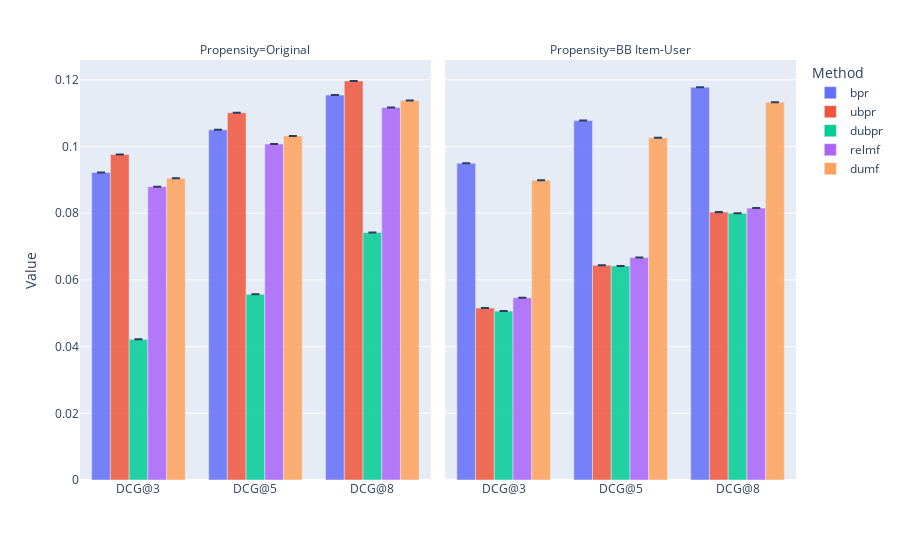

Notebook code for this chart:
### Markdown cell above
### DCG@K

### Code cell
plot_barplot(yahoo_df, 'yahoo', 'DCG', methods=methods, propensities=_propensities)

### Figure 1 — Plotly figure (JSON) as saved in the notebook; plotly's stock layout.template omitted (floating-point values rounded to 4 significant figures)
{"data": [{"alignmentgroup": "True", "error_y": {"array": [1.422e-06, 1.053e-06, 1.018e-06]}, "hovertemplate": "Method=bpr<br>Propensity=Original<br>Metric@K=%{x}<br>Value=%{y}<extra></extra>", "legendgroup": "bpr", "marker": {"color": "#636efa", "opacity": 0.85, "pattern": {"shape": ""}}, "name": "bpr", "offsetgroup": "bpr", "orientation": "v", "showlegend": true, "textposition": "auto", "type": "bar", "x": ["DCG@3", "DCG@5", "DCG@8"], "xaxis": "x", "y": [0.09222, 0.105, 0.1154], "yaxis": "y"}, {"alignmentgroup": "True", "error_y": {"array": [1.504e-06, 7.468e-07, 5.669e-07]}, "hovertemplate": "Method=bpr<br>Propensity=BB Item-User<br>Metric@K=%{x}<br>Value=%{y}<extra></extra>", "legendgroup": "bpr", "marker": {"color": "#636efa", "opacity": 0.85, "pattern": {"shape": ""}}, "name": "bpr", "offsetgroup": "bpr", "orientation": "v", "showlegend": false, "textposition": "auto", "type": "bar", "x": ["DCG@3", "DCG@5", "DCG@8"], "xaxis": "x2", "y": [0.095, 0.1078, 0.1178], "yaxis": "y2"}, {"alignmentgroup": "True", "error_y": {"array": [1.422e-06, 1.37e-06, 8.799e-07]}, "hovertemplate": "Method=ubpr<br>Propensity=Original<br>Metric@K=%{x}<br>Value=%{y}<extra></extra>", "legendgroup": "ubpr", "marker": {"color": "#EF553B", "opacity": 0.85, "pattern": {"shape": ""}}, "name": "ubpr", "offsetgroup": "ubpr", "orientation": "v", "showlegend": true, "textposition": "auto", "type": "bar", "x": ["DCG@3", "DCG@5", "DCG@8"], "xaxis": "x", "y": [0.09757, 0.1101, 0.1196], "yaxis": "y"}, {"alignmentgroup": "True", "error_y": {"array": [7.171e-06, 5.364e-06, 3.917e-06]}, "hovertemplate": "Method=ubpr<br>Propensity=BB Item-User<br>Metric@K=%{x}<br>Value=%{y}<extra></extra>", "legendgroup": "ubpr", "marker": {"color": "#EF553B", "opacity": 0.85, "pattern": {"shape": ""}}, "name": "ubpr", "offsetgroup": "ubpr", "orientation": "v", "showlegend": false, "textposition": "auto", "type": "bar", "x": ["DCG@3", "DCG@5", "DCG@8"], "xaxis": "x2", "y": [0.05156, 0.06438, 0.08032], "yaxis": "y2"}, {"alignmentgroup": "True", "error_y": {"array": [0, 0, 0]}, "hovertemplate": "Method=dubpr<br>Propensity=Original<br>Metric@K=%{x}<br>Value=%{y}<extra></extra>", "legendgroup": "dubpr", "marker": {"color": "#00cc96", "opacity": 0.85, "pattern": {"shape": ""}}, "name": "dubpr", "offsetgroup": "dubpr", "orientation": "v", "showlegend": true, "textposition": "auto", "type": "bar", "x": ["DCG@3", "DCG@5", "DCG@8"], "xaxis": "x", "y": [0.04217, 0.05566, 0.0742], "yaxis": "y"}, {"alignmentgroup": "True", "error_y": {"array": [6.285e-06, 5.125e-06, 3.95e-06]}, "hovertemplate": "Method=dubpr<br>Propensity=BB Item-User<br>Metric@K=%{x}<br>Value=%{y}<extra></extra>", "legendgroup": "dubpr", "marker": {"color": "#00cc96", "opacity": 0.85, "pattern": {"shape": ""}}, "name": "dubpr", "offsetgroup": "dubpr", "orientation": "v", "showlegend": false, "textposition": "auto", "type": "bar", "x": ["DCG@3", "DCG@5", "DCG@8"], "xaxis": "x2", "y": [0.05065, 0.06417, 0.08001], "yaxis": "y2"}, {"alignmentgroup": "True", "error_y": {"array": [3.778e-06, 2.271e-06, 1.624e-06]}, "hovertemplate": "Method=relmf<br>Propensity=Original<br>Metric@K=%{x}<br>Value=%{y}<extra></extra>", "legendgroup": "relmf", "marker": {"color": "#ab63fa", "opacity": 0.85, "pattern": {"shape": ""}}, "name": "relmf", "offsetgroup": "relmf", "orientation": "v", "showlegend": true, "textposition": "auto", "type": "bar", "x": ["DCG@3", "DCG@5", "DCG@8"], "xaxis": "x", "y": [0.08796, 0.1007, 0.1117], "yaxis": "y"}, {"alignmentgroup": "True", "error_y": {"array": [1.442e-06, 2.055e-06, 1.748e-06]}, "hovertemplate": "Method=relmf<br>Propensity=BB Item-User<br>Metric@K=%{x}<br>Value=%{y}<extra></extra>", "legendgroup": "relmf", "marker": {"color": "#ab63fa", "opacity": 0.85, "pattern": {"shape": ""}}, "name": "relmf", "offsetgroup": "relmf", "orientation": "v", "showlegend": false, "textposition": "auto", "type": "bar", "x": ["DCG@3", "DCG@5", "DCG@8"], "xaxis": "x2", "y": [0.05461, 0.06669, 0.08154], "yaxis": "y2"}, {"alignmentgroup": "True", "error_y": {"array": [1.343e-06, 2.103e-06, 8.314e-07]}, "hovertemplate": "Method=dumf<br>Propensity=Original<br>Metric@K=%{x}<br>Value=%{y}<extra></extra>", "legendgroup": "dumf", "marker": {"color": "#FFA15A", "opacity": 0.85, "pattern": {"shape": ""}}, "name": "dumf", "offsetgroup": "dumf", "orientation": "v", "showlegend": true, "textposition": "auto", "type": "bar", "x": ["DCG@3", "DCG@5", "DCG@8"], "xaxis": "x", "y": [0.09049, 0.1032, 0.1138], "yaxis": "y"}, {"alignmentgroup": "True", "error_y": {"array": [3.474e-06, 2.693e-06, 1.579e-06]}, "hovertemplate": "Method=dumf<br>Propensity=BB Item-User<br>Metric@K=%{x}<br>Value=%{y}<extra></extra>", "legendgroup": "dumf", "marker": {"color": "#FFA15A", "opacity": 0.85, "pattern": {"shape": ""}}, "name": "dumf", "offsetgroup": "dumf", "orientation": "v", "showlegend": false, "textposition": "auto", "type": "bar", "x": ["DCG@3", "DCG@5", "DCG@8"], "xaxis": "x2", "y": [0.0899, 0.1026, 0.1133], "yaxis": "y2"}], "layout": {"annotations": [{"font": {}, "showarrow": false, "text": "Propensity=Original", "x": 0.245, "xanchor": "center", "xref": "paper", "y": 1, "yanchor": "bottom", "yref": "paper"}, {"font": {}, "showarrow": false, "text": "Propensity=BB Item-User", "x": 0.755, "xanchor": "center", "xref": "paper", "y": 1, "yanchor": "bottom", "yref": "paper"}], "barmode": "group", "legend": {"title": {"text": "Method"}, "tracegroupgap": 0}, "margin": {"t": 60}, "xaxis": {"anchor": "y", "domain": [0, 0.49], "title": {"text": ""}}, "xaxis2": {"anchor": "y2", "domain": [0.51, 1], "matches": "x", "title": {"text": ""}}, "yaxis": {"anchor": "x", "domain": [0, 1], "title": {"text": "Value"}}, "yaxis2": {"anchor": "x2", "domain": [0, 1], "matches": "y", "showticklabels": false}}}
